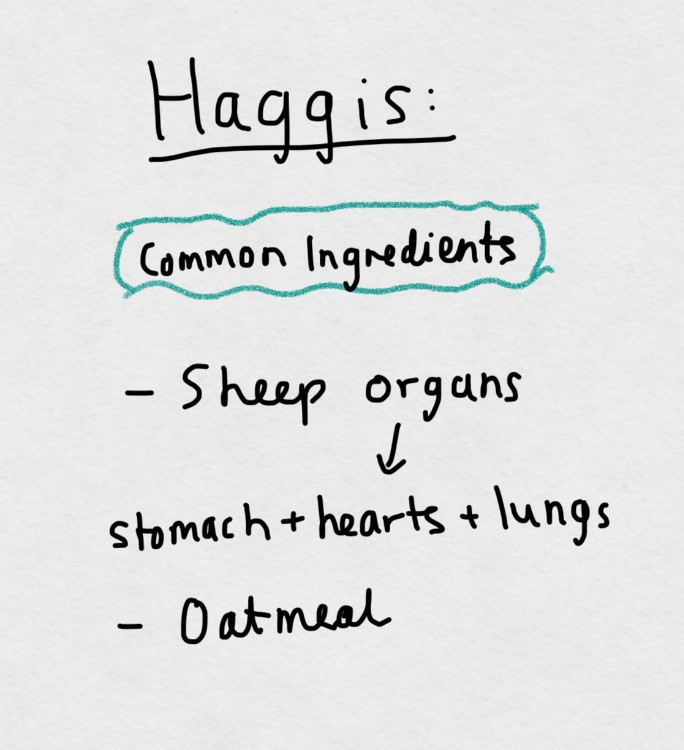
%> input picture finalHangman/haggis.jpg, 684 x 750 px
$ octave foodInfoDriver.m   (GNU Octave 9; MATLAB toolbox functions it lacks are replaced by stand-ins)
%> lines starting %> are read from the running program, lines starting %| are printed output that depends on the picture

% Driver for the foodInfo() function

img = imread('haggis.jpg');
%> img is the input picture: size 750x684x3 uint8; mean R, G, B 222.4, 223.6, 223.5

% Display the image
imshow(img);

% Pauses for 3 seconds
pause(3);


img = imread('pekingduck.jpg');
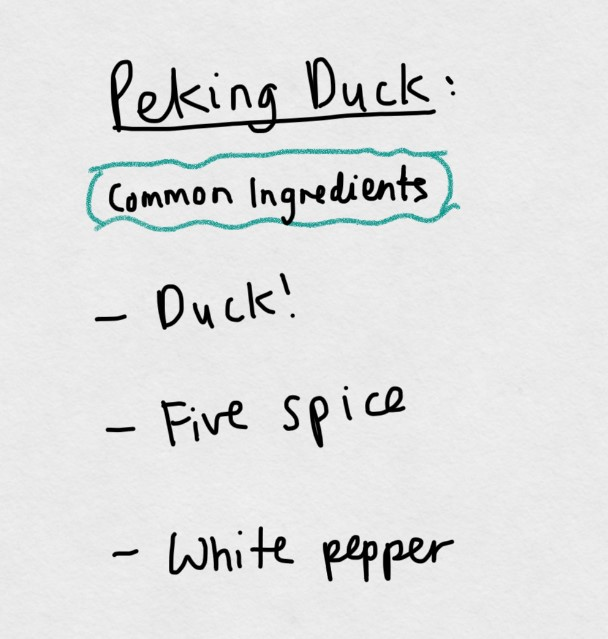
%> input picture finalHangman/pekingduck.jpg, 608 x 639 px
%> img is the input picture: size 639x608x3 uint8; mean R, G, B 223.1, 224.2, 224.1

% Display the image
imshow(img);

% Pauses for 3 seconds
pause(3);


img = imread('bibimbap.jpg');
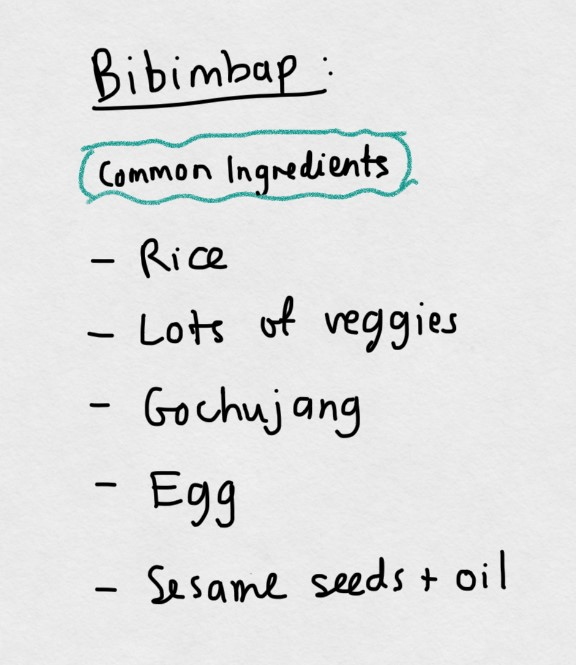
%> input picture finalHangman/bibimbap.jpg, 576 x 665 px
%> img is the input picture: size 665x576x3 uint8; mean R, G, B 223, 223.9, 223.9

% Display the image
imshow(img);

% Pauses for 3 seconds
pause(3);

close;

% This function works as intended
% it shows the iamges in order for 3 seconds and then closes after
